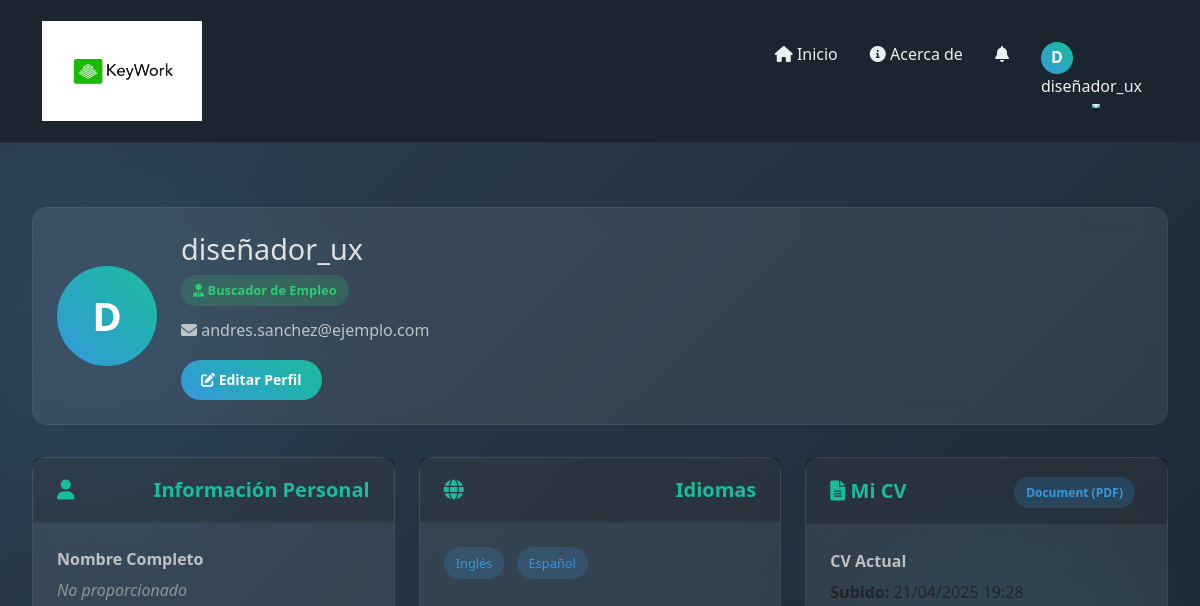
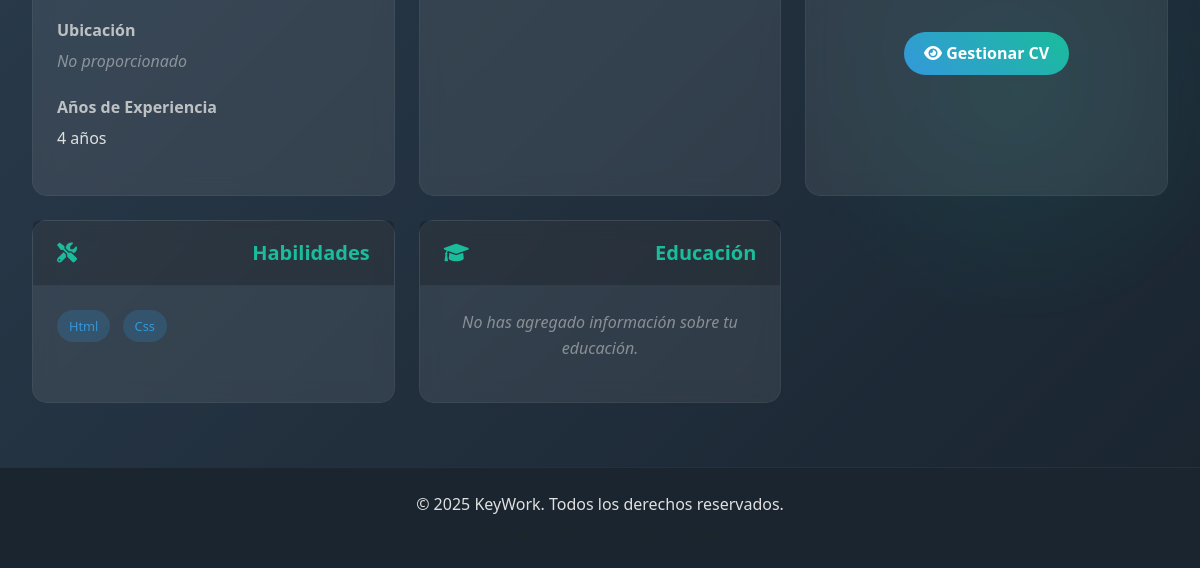
Page /user/profile/ (signed in) on the earlier database version (2 pictures, top to bottom).
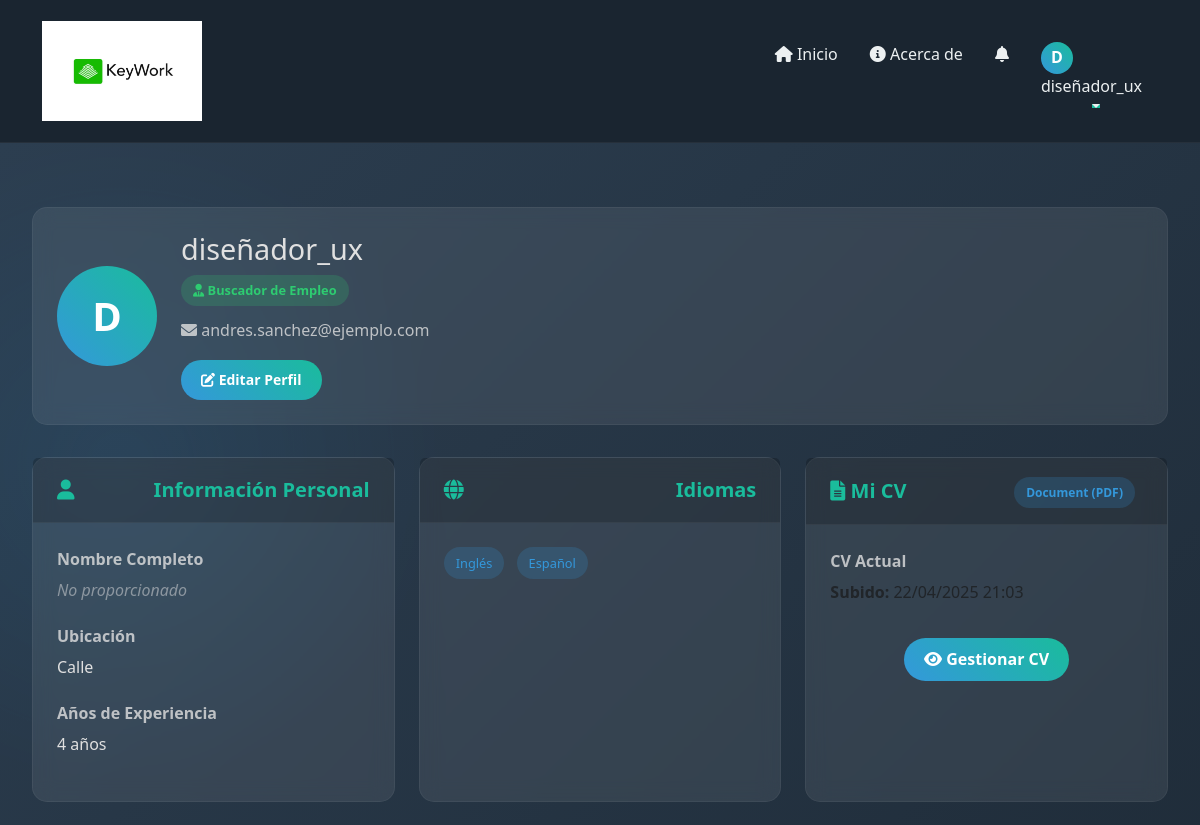
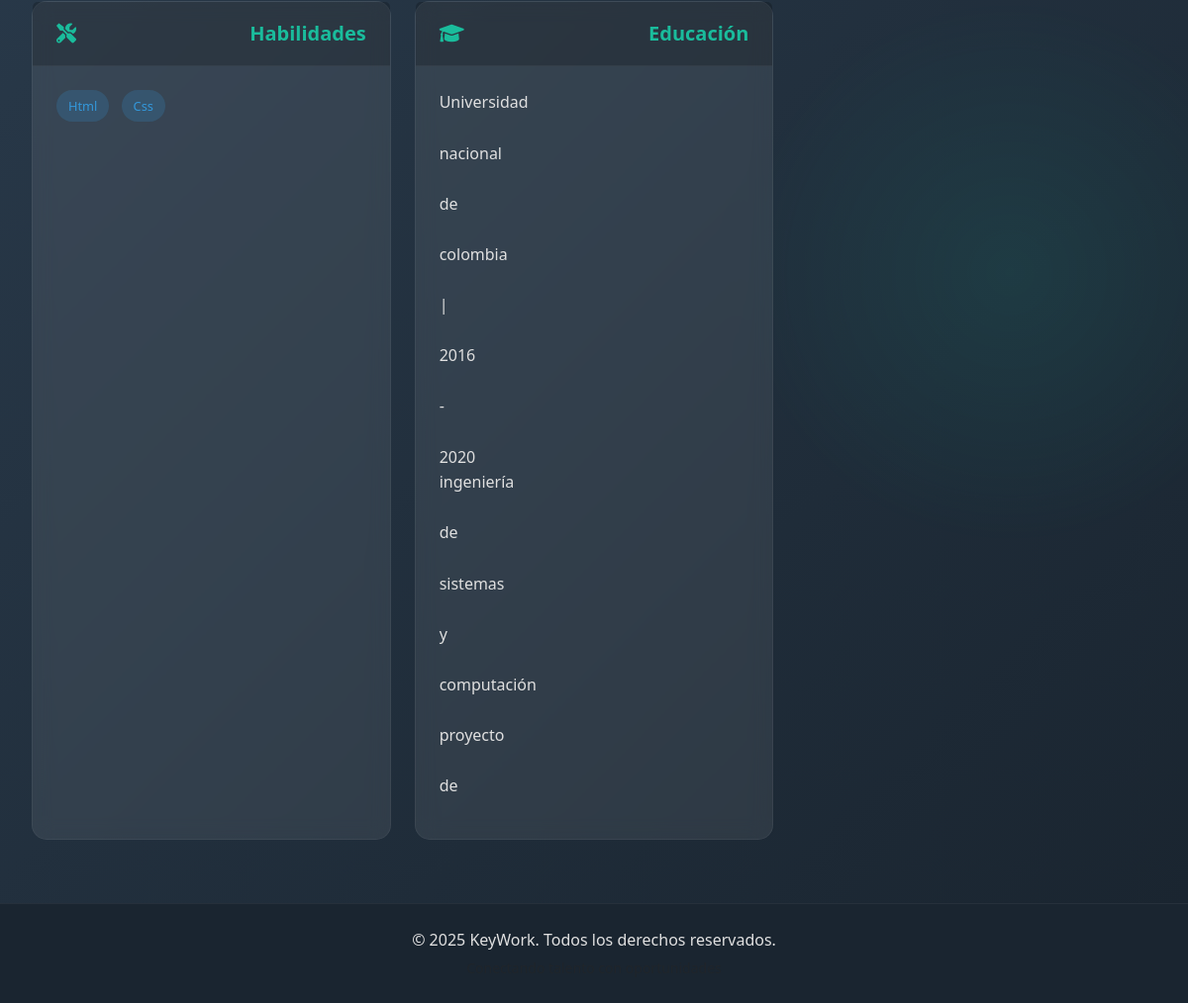
Same page on the later database version (2 pictures, top to bottom).
### UserManagement/models.py (models this page shows, shortened)
class BaseProfile(models.Model):
    user = models.OneToOneField(User, on_delete=models.CASCADE, related_name="%(class)s_profile")
    created_at = models.DateTimeField(auto_now_add=True)
    updated_at = models.DateTimeField(auto_now=True)
    profile_completed = models.BooleanField(default=False)
    class Meta:
        abstract = True

class JobSeekerProfile(BaseProfile):
    full_name = models.CharField(max_length=150, blank=True, null=True)
    professional_title = models.CharField(max_length=100, blank=True, null=True)
    date_of_birth = models.DateField(blank=True, null=True)
    phone_number = models.CharField(max_length=20, blank=True, null=True)
    location = models.CharField(max_length=150, blank=True, null=True)
    bio = models.TextField(blank=True, null=True)
    years_experience = models.PositiveSmallIntegerField(blank=True, null=True)
    skills = models.TextField(blank=True, null=True, help_text="Habilidades separadas por comas")
    education = models.TextField(blank=True, null=True)
    languages = models.CharField(max_length=200, blank=True, null=True, help_text="Idiomas separados por comas")
    AVAILABILITY_CHOICES = (
        ('immediate', 'Inmediata'),
        ('2_weeks', '2 semanas'),
        ('1_month', '1 mes'),
        ('negotiable', 'Negociable'),
    )
    availability = models.CharField(max_length=20, choices=AVAILABILITY_CHOICES, blank=True, null=True)
    desired_salary = models.DecimalField(max_digits=12, decimal_places=2, blank=True, null=True)
    remote_work = models.BooleanField(default=False, verbose_name="Disponible para trabajo remoto")
    cv = models.ForeignKey(CV, on_delete=models.SET_NULL, blank=True, null=True, related_name='jobseeker_profiles')
    has_cv = models.BooleanField(default=False)
    def skills_as_list(self):
        if not self.skills:
            return []
        return [skill.strip() for skill in self.skills.split(',')]
    def languages_as_list(self):
        if not self.languages:
            return []
        return [language.strip() for language in self.languages.split(',')]
    class Meta:
        verbose_name = "Perfil de Candidato"
        verbose_name_plural = "Perfiles de Candidatos"
        indexes = [
            models.Index(fields=['profile_completed']),
            models.Index(fields=['has_cv']),
        ]

### CollectionPoint/models.py (models this page shows, shortened)
class CV(models.Model):
    UPLOAD_TYPES = (
        ('document', 'Document (PDF)'),
        ('image', 'Photo (JPG, PNG)'),
        ('audio', 'Voice Recording'),
    )
    file = models.FileField(upload_to='cvs/')
    upload_type = models.CharField(max_length=20, choices=UPLOAD_TYPES)
    uploaded_at = models.DateTimeField(auto_now_add=True)
    extracted_text = models.TextField(blank=True, null=True)

### UserManagement/views.py (the view, shortened to what this page needs)
# urls.py: path('profile/', views.profile_view, name='profile'),
@login_required
def profile_view(request):
    try:
        jobseeker_profile = JobSeekerProfile.objects.get(user=request.user)
        return render(request, 'user_management/profile.html', {
            'profile_type': 'jobseeker',
            'jobseeker_profile': jobseeker_profile
        })
    except JobSeekerProfile.DoesNotExist:
        try:
            employer_profile = EmployerProfile.objects.get(user=request.user)
            if not employer_profile.profile_completed and not employer_profile.company_name:
                messages.info(request, 'Por favor complete su perfil de empresa.')
                return redirect('complete_employer_profile')
            return render(request, 'user_management/profile.html', {
                'profile_type': 'employer',
                'employer_profile': employer_profile
            })
        except EmployerProfile.DoesNotExist:
            messages.error(request, 'No tiene un perfil configurado correctamente.')
            return redirect('home')

### UserManagement/templates/user_management/profile.html (shortened to what the changed rows need)
{% extends 'base.html' %}
{% block content %}
<div class="profile-container">
    <div class="profile-header">
        <div class="profile-info">
            <h1 class="profile-name">{{ user.username }}</h1>
        </div>
    </div>
    <div class="profile-grid">
        {% if profile_type == 'employer' %}
            <div class="card">
                <div class="card-header">
                    <i class="fas fa-building"></i> Información de la Empresa
                </div>
                <div class="card-body">
                    <div class="info-item">
                        <div class="info-label">Nombre de la Empresa</div>
                        <div class="info-value">
                            {% if employer_profile.company_name %}
                                {{ employer_profile.company_name }}
                            {% else %}
                                <span class="not-provided">No proporcionado</span>
                            {% endif %}
                        </div>
                    </div>
                    <div class="info-item">
                        <div class="info-label">Industria</div>
                        <div class="info-value">
                            {% if employer_profile.industry %}
                                {{ employer_profile.industry }}
                            {% else %}
                                <span class="not-provided">No proporcionado</span>
                            {% endif %}
                        </div>
                    </div>
                    <div class="info-item">
                        <div class="info-label">Tamaño de la Empresa</div>
                        <div class="info-value">
                            {% if employer_profile.company_size %}
                                {{ employer_profile.get_company_size_display }}
                            {% else %}
                                <span class="not-provided">No proporcionado</span>
                            {% endif %}
                        </div>
                    </div>
                    <div class="info-item">
                        <div class="info-label">Sitio Web</div>
                        <div class="info-value">
                            {% if employer_profile.company_website %}
                                <a href="{{ employer_profile.company_website }}" target="_blank" class="website-link">
                                    {{ employer_profile.company_website }}
                                </a>
                            {% else %}
                                <span class="not-provided">No proporcionado</span>
                            {% endif %}
                        </div>
                    </div>
                    <div class="info-item">
                        <div class="info-label">Ubicación</div>
                        <div class="info-value">
                            {% if employer_profile.company_location %}
                                {{ employer_profile.company_location }}
                            {% else %}
                                <span class="not-provided">No proporcionado</span>
                            {% endif %}
                        </div>
                    </div>
                </div>
            </div>
            <div class="card">
                <div class="card-header">
                    <i class="fas fa-briefcase"></i> Actividad Reciente
                </div>
                <div class="card-body">
                    <p class="text-center">
                        <i class="fas fa-info-circle"></i> La información de actividad estará disponible próximamente.
                    </p>
                </div>
            </div>
        {% else %}
            <div class="card">
                <div class="card-body">
                    <div class="info-item">
                        <div class="info-label">Ubicación</div>
                        <div class="info-value">
                            {% if jobseeker_profile.location %}
                                {{ jobseeker_profile.location }}
                            {% else %}
                                <span class="not-provided">No proporcionado</span>
                            {% endif %}
                        </div>
                    </div>
                    <div class="info-item">
                        <div class="info-label">Años de Experiencia</div>
                        <div class="info-value">
                            {% if jobseeker_profile.years_experience %}
                                {{ jobseeker_profile.years_experience }} años
                            {% else %}
                                <span class="not-provided">No proporcionado</span>
                            {% endif %}
                        </div>
                    </div>
                </div>
            </div>
            <div class="card">
                <div class="card-header">
                    {% if jobseeker_profile.cv %}
                    <div>
                        <span class="cv-badge
                            {% if jobseeker_profile.cv.upload_type == 'document' %}cv-badge-document
                            {% elif jobseeker_profile.cv.upload_type == 'image' %}cv-badge-image
                            {% else %}cv-badge-audio{% endif %}">
                            {{ jobseeker_profile.cv.get_upload_type_display }}
                        </span>
                    </div>
                    {% endif %}
                </div>
                <div class="card-body">
                    {% if jobseeker_profile.cv %}
                        <div class="info-item">
                            <div class="info-label">CV Actual</div>
                            <div class="cv-info">
                                <p><strong>Subido:</strong> {{ jobseeker_profile.cv.uploaded_at|date:"d/m/Y H:i" }}</p>
                            </div>
                            <div class="cv-actions">
                                <a href="{% url 'cv_detail' jobseeker_profile.cv.pk %}" class="btn btn-accent">
                                    <i class="fas fa-eye"></i> Gestionar CV
                                </a>
                            </div>
                        </div>
                    {% endif %}
                </div>
            </div>
            <div class="card">
                <div class="card-body">
                    {% if jobseeker_profile.education %}
                        <div class="info-value">
                            {{ jobseeker_profile.education|linebreaks }}
                        </div>
                    {% else %}
                        <p class="text-center not-provided">
                            No has agregado información sobre tu educación.
                        </p>
                    {% endif %}
                </div>
            </div>
        {% endif %}
    </div>
</div>
{% endblock %}

Differences in the rows shown:
changed JobSeekerProfile "Document (PDF)": location (not shown) → "Calle"; cv.uploaded_at "21/04/2025 19:28" → "22/04/2025 21:03"; education (not shown) → "Universidad nacional de colombia | 2016 - 2020 ingeniería de sistemas y computación proyecto de"
Other differences:
text no longer shown: "No proporcionado No has agregado información sobre tu educación."
